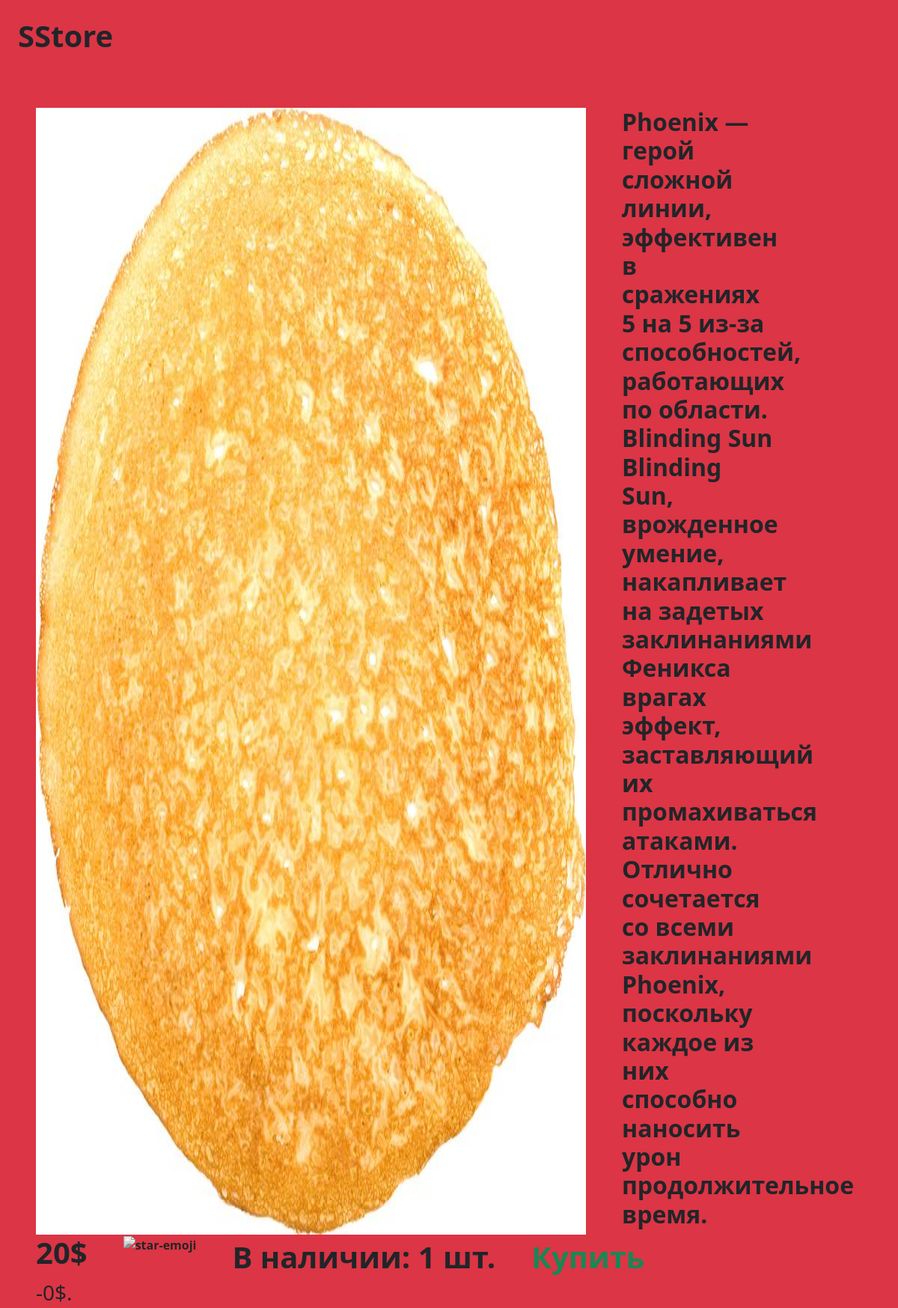
/product_detail/1/, run on an earlier commit of the app's database.
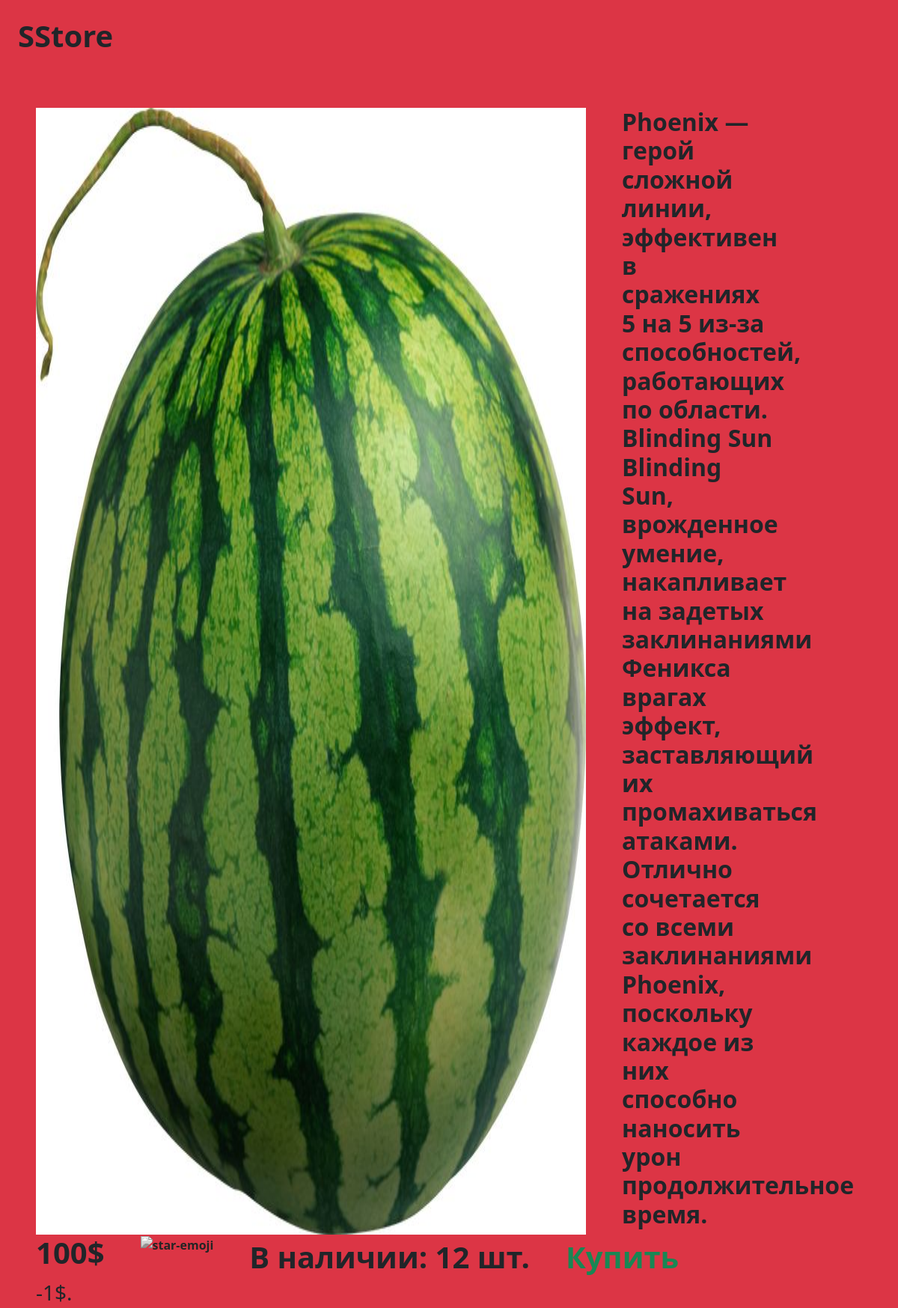
And on a later commit of the database.
### shop/models.py (models this page shows)
class Product(models.Model):
    title = models.CharField(max_length=30)
    description = models.TextField()
    price = models.PositiveIntegerField()
    count = models.PositiveIntegerField()
    image = models.ImageField(upload_to='images/')
    rating = models.PositiveSmallIntegerField()
    discount = models.PositiveSmallIntegerField()

### shop/views.py (the view)
# urls.py: path('product_detail/<int:product_id>/', product_detail, name='product_detail'),
def product_detail(request, product_id):
    product = Product.objects.get(id=product_id)
    return render(request, 'shop/product_detail.html', {'product': product})

### shop/templates/shop/product_detail.html (shortened to what this page needs)
<!DOCTYPE html>
<html lang="en">
<head>
    <link rel="stylesheet" href="https://cdn.jsdelivr.net/npm/bootstrap@5.3.3/dist/css/bootstrap.min.css">
</head>
<body class="bg-danger" >
    <header class="container_header">
        <div class="m-4  ">
            <h1 class="header_name w-100 fw-bold fs-1 font-italic   ">
            SStore
            </h1>
    </div>
    </header>
 <div class="container_body">
    <div class="product_main">
            <div class="image_product ms-5 d-flex">
                <img src="{{product.image.url}}" class="img_product mt-5" alt="...">
                <div class="text_product">
                    <h2 class="ms-5 mt-5 w-50 fw-bold">
                        Phoenix — герой сложной линии, эффективен в сражениях 5 на 5 из-за способностей, работающих по области. Blinding Sun Blinding Sun, врожденное умение, накапливает на задетых заклинаниями Феникса врагах эффект, заставляющий их промахиваться атаками. Отлично сочетается со всеми заклинаниями Phoenix, поскольку каждое из них способно наносить урон продолжительное время.
                    </h2>
                            </div>
            </div>
            <div class="d-flex flex-row">
                    <div class="price_product ms-5">
                    <h1 class="price_product_text fs-1 fw-bold">{{product.price}}$</h2>
                        <span class="discount_product fs-3">
                            -{{product.discount}}$.
                        </span>
              </div>
              <div class="rating_product ms-5 fw-bold">
                    {% if product.rating >= forloop.counter %}
                    <img width="48" height="48" src="https://img.icons8.com/emoji/48/star-emoji.png" alt="star-emoji"/>
        {% else  %}
                <img width="48" height="48" style="filter: grayscale(1);" src="https://img.icons8.com/emoji/48/star-emoji.png" alt="star-emoji"/>
                {% endif %}
            </div>
                <span class="count_product fs-1 ms-5 fw-bold">В наличии: {{product.count}} шт.</span>
                <a class="fs-1 ms-5 text-decoration-none text-success fw-bold" href="{%  url 'create_order' product_id=product.id %}">Купить </a>
        </div>
    </div>
 </div>
</body>
</html>

What changed in the data, as far as the page shows it:
changed Product: image: a different picture; price "20" → "100"; discount "0" → "1"; count "1" → "12"
